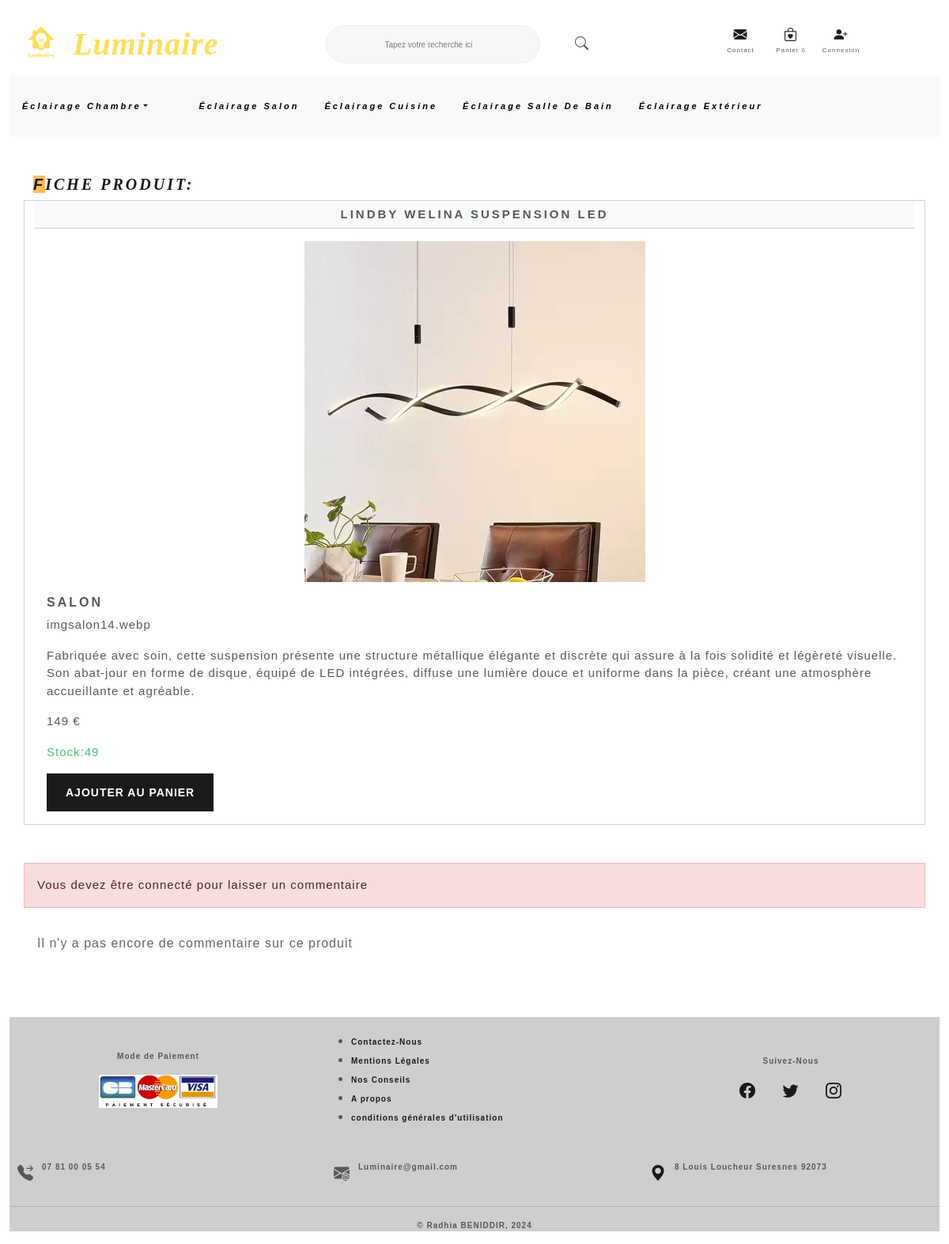
The app's page /produit.php?id_produit=71 with its own data.
### tables this page shows
CREATE TABLE `produits` (
  `id_produit` int NOT NULL,
  `image` varchar(255) NOT NULL,
  `titre` varchar(50) NOT NULL,
  `description` longtext NOT NULL,
  `prix` float NOT NULL,
  `stock` int NOT NULL,
  `categorie` enum('salon','cuisine','salle de bain','chambre enfant','chambre adulte','exterieur') NOT NULL
);

### inc/functions.inc.php (called while the page is built, shortened)
<?php
function estConnecte(){
    if(isset($_SESSION['utilisateurs'])){
        return true;
    }else{
        return false;
    }
}
?>

### produit.php (the view, shortened to what this page needs)
<?php
require 'inc/init.inc.php';
if (isset($_GET['id_produit'])) {
    $info = $pdoLuminaire->prepare("SELECT * FROM produits WHERE  id_produit = :id_produit");
    $info->execute([
        ':id_produit' => $_GET['id_produit'],
    ]);
    $produit = $info->fetch(PDO::FETCH_ASSOC);
} else {
    header('location:produits.php');
    exit();
}
require 'inc/header.inc.php';
$affichageCom = $pdoLuminaire->prepare("SELECT * FROM commentaires, utilisateurs WHERE commentaires.id_produit = :id_produit AND commentaires.id_utilisateur = utilisateurs.id_utilisateur AND commentaires.valide = 1");
$affichageCom->execute([
    ':id_produit' => $_GET['id_produit'],
]);
?>
<main class="container">
    <section class="row my-5">
        <h2> <span>F</span>iche produit:</h2>
        <div class="card ">
            <h3 class=" card-header text-center"><?php echo "$produit[titre] " ?></h3>
            <div class="card-body ">
                <p class="text-center">
                    <img src="assets/img/<?php echo $produit['image'] ?>" class="img-fluid " alt="image produit">
                </p>
                <h5 class="card-title"><?php echo $produit['categorie']; ?></h5>
                <p class=""> <?php echo $produit['image'] ?></p>
                <p class=""><?php echo $produit['description'] ?></p>
                <p class=""> <?php echo $produit['prix'] ?> €</p>
                <p class="text-success"> Stock:<?php echo $produit['stock'] ?> </p>
                <a href="ajouter_panier.php?id_produit=<?php echo "$produit[id_produit]"; ?>" class="btn btn-primary">ajouter au panier</a>
            </div>
        </div>
    </section>
    <section class="row my-5">
        <?php if (estConnecte()) { ?>
            <h2> <span>E</span>crire un commentaire</h2>
            <form action="#" method="POST" class="border border-primary col-12 col-md-5 mx-auto p-3">
                <p class="my-5">Vous écrivez ce commentaire en tant que <?php echo $_SESSION['utilisateurs']['prenom'] ?></p>
                <div class="mb-3">
                    <label for="commentaire" class="form-label">Votre message</label>
                    <textarea name="commentaire" id="commentaire" cols="30" rows="4" class="form-control"></textarea>
                </div>
                <input type="submit" value="Publier le commentaire" class="btn btn-primary" name="com">
            </form>
        <?php } else { ?>
            <p class="alert alert-danger">Vous devez être connecté pour laisser un commentaire</p>
        <?php } ?>
        <?php
        if ($affichageCom->rowCount() == 0) {
            echo "<div class=\"alert alert-secondary\">Il n'y a pas encore de commentaire sur ce produit</div>";
        }
        ?>
    </section>
</main>
<?php require 'inc/footer.inc.php'; ?>

### assets/css/style.css (style rules this page uses)
* { margin: 0; padding: 0; box-sizing: border-box; text-decoration: none; font-family: Arial, Helvetica, sans-serif; }
span { background-color: #ffbd59; margin-top: 30px; margin-bottom: 30px; }
h2 { font-style: italic; font-size: 20px; font-family: 'garmond'; }
.card { transition: transform 0.3s; }
h3 { font-size:15px; text-transform: uppercase; }
p { font-size: 15px; }

### records on screen
produits: titre "LINDBY WELINA SUSPENSION LED", image (picture), categorie "SALON", image "imgsalon14.webp", description "Fabriquée avec soin, cette suspension présente une structure métallique élégante et discrète qui assure à la fois solidité et légèreté visuelle. Son abat-jour en forme de disque, équipé de LED intégrées, diffuse une lumière douce et uniforme dans la pièce, créant une atmosphère accueillante et agréable.", prix "149", stock "49"
